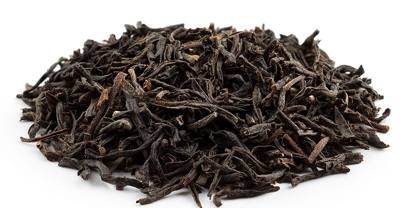
#> input picture img/wn-tea/assam.jpg, 416 x 208 px
$ python -i wn_teas_img.py   (imports and definitions only)
#> lines starting #> are read from the running program, lines starting #| are printed output that depends on the picture
#> further down, picture is the input picture: PIL image 416x208 RGB; mean R, G, B 140.9, 135.3, 132.1
"""Card images for the WellNest Teas refresh decks (R107, Oct 17 2026). Built directly on the WellNest mockups (Max 20:09 ICT):
option A = the mockup as drafted (pouch-*.jpg, or mockup-*.jpg with a side tag), option B = the same image with ONE small edit
(wash recolour, name or line re-set in the label's typewriter face, partner-name line, logo size, brushy edge, window, badge,
ingredient tag swap). Sources copied into each deck's own folder img/wn-teas-<tea>/src/; outputs img/wn-teas-<tea>/<pick>-<a|b>.jpg.
Ingredient photos: img/wn-tea/*.jpg (Wikimedia Commons, img/wn-tea/credits.json). Dried roselle: WellNest board product-roselle-dried.jpg.
Never writes under files/ or projects/."""
import os, shutil, colorsys, hashlib
import numpy as np
from PIL import Image, ImageDraw, ImageFont, ImageFilter
ROOT = os.path.dirname(os.path.dirname(os.path.abspath(__file__)))
SRC = "/workspace/wellnest/teas"
DRIED = "/workspace/scratch/op-rollout/wellnest-dashboard/product-roselle-dried.jpg"
GF = "/usr/share/fonts/truetype/sand-box/google"
CP = {"regular": f"{GF}/Courier Prime/CourierPrime-Regular.ttf", "bold": f"{GF}/Courier Prime/CourierPrime-Bold.ttf", "light": "/usr/share/fonts/opentype/urw-base35/NimbusMonoPS-Regular.otf"}
HIND = {"r": f"{GF}/Hind/Hind-Regular.ttf", "sb": f"{GF}/Hind/Hind-SemiBold.ttf"}
KHAND = f"{GF}/Khand/Khand-SemiBold.ttf"
INKC = (58, 53, 49)
# label geometry on pouch-<tea>.jpg (589x720), measured on a 25 px grid; text bands from dark-pixel rows
GEO = {"calm": dict(L=106, R=488, T=201, B=652, title=(358, 422), sub=(445, 463), t="CALM", s="herbal tea"),
       "energy": dict(L=98, R=492, T=247, B=668, title=(373, 416), sub=(438, 465), t="ENERGY", s="oolong & herbs"),
       "beauty": dict(L=115, R=475, T=184, B=620, title=(364, 399), sub=(426, 440), t="BEAUTY", s="roselle herbal tea"),
       "powerhaus": dict(L=108, R=478, T=197, B=636, title=(384, 429), sub=(453, 470), t="RECOVER", s="for PowerHaus Pilates"),
       "vanni": dict(L=101, R=483, T=184, B=628, title=(379, 410), sub=(435, 449), t="SOFT BLUE", s="for Vanni Pilates"),
       "buds": dict(L=104, R=481, T=219, B=668, title=(410, 443), sub=(465, 478), t="UNWIND", s="for The Buds Station"),
       "roselle-refresh": dict(L=127, R=460, T=191, B=628, title=(377, 405), sub=(427, 440), tag=(468, 483), t="ROSELLE", s="organic herbal tea",
                               tg="tart, bright, gently sweet", logo=(292, 208, 452, 348))}
# [1 line not run here, left out]
CROPS = {"full": (40, 160, 550, 626), "top": (127, 190, 460, 494), "title": (127, 300, 460, 604), "pouch": (0, 92, 589, 630), "low": (127, 400, 460, 704)}
MOCK_CROP = (470, 0, 1258, 720)
def font(p, s): return ImageFont.truetype(p, int(round(s)))
def arr(im): return np.asarray(im.convert("RGB")).astype(np.float32)
def img(a): return Image.fromarray(np.clip(a, 0, 255).astype(np.uint8))
# [7 lines left out: function erase, not called in this run]
def dark_extent(a, y0, y1, L, R):
    g = a[y0:y1, L + 4:R - 4].max(2); cols = np.where((g < 120).sum(0) > 0)[0]
    return L + 4 + cols.min(), L + 4 + cols.max()
def tracked(draw, x, y, text, f, fill, track):
    for ch in text:
        draw.text((x, y), ch, font=f, fill=fill); x += f.getlength(ch) + track
def tw(text, f, track): return sum(f.getlength(c) for c in text) + track * (len(text) - 1)
# [14 lines left out: function set_line, not called in this run]
def _hsv(reg):
    import matplotlib.colors as mc
    return mc.rgb_to_hsv(np.clip(reg, 0, 1))
def wash_hue(reg):
    h = _hsv(reg); m = (reg.max(2) - reg.min(2)) > 0.18
    hh = h[..., 0][m] * 2 * np.pi; return (np.degrees(np.arctan2(np.sin(hh).mean(), np.cos(hh).mean())) % 360)
WASH_HUE = {"calm": 312, "energy": 60, "beauty": 355, "powerhaus": 22, "vanni": 228, "buds": 38, "roselle-refresh": 5}
CREAM_HUE = 35
def hdist(h, ref): return np.abs(((h - ref) + 180) % 360 - 180)
# [15 lines left out: functions wash_alpha, recolour, not called in this run]
def wash_top(g): return (g.get("tag") or g["sub"])[1] + 6
# [44 lines left out: functions cream_row, height, brushy, logo, over, not called in this run]
def line(im, g, text):
    d = ImageDraw.Draw(im); f = font(CP["regular"], 15); w = tw(text, f, 0.5)
    tracked(d, (g["L"] + g["R"]) / 2 - w / 2, g["sub"][1] + 12, text, f, INKC, 0.5); return im
# [20 lines left out: functions window, weight, claims, not called in this run]
def pinkicons(im):
    a = arr(im); pts = [(80, 312), (150, 320), (62, 377), (110, 397), (172, 400)]
    yy, xx = np.mgrid[0:a.shape[0], 0:a.shape[1]]; mask = np.zeros(a.shape[:2], bool)
    for (cx, cy) in pts: mask |= (xx - cx) ** 2 + (yy - cy) ** 2 < 17 ** 2
#> mask: shape (208, 416) bool; every value is 0
    bg = np.asarray(img(a).filter(ImageFilter.GaussianBlur(6))).astype(np.float32)
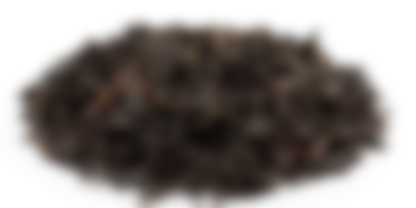
#> bg: shape (208, 416, 3) float32; mean R, G, B 141, 135.4, 132.2
    ink = (bg.mean(2) - a.mean(2) > 18) & mask
    ink = np.asarray(Image.fromarray((ink * 255).astype(np.uint8)).filter(ImageFilter.MaxFilter(3))) > 0
    a[ink] = np.array([206, 104, 122], np.float32); return img(a)
# [73 lines left out: functions tag_panel, cup_panel, render, not called in this run]

>>> from PIL import Image
>>> picture = Image.open('../img/wn-tea/assam.jpg')
>>> result = pinkicons(picture)

$ run again, on img/wn-tea/mulberry.jpg
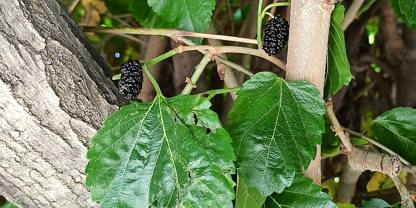
#> input picture img/wn-tea/mulberry.jpg, 416 x 208 px
#> picture is the input picture: PIL image 416x208 RGB; mean R, G, B 110.5, 127.3, 88.5
#> in pinkicons, `bg = np.asarray(img(a).filter(ImageFilter.GaussianBlur(6))).astype(np...`:
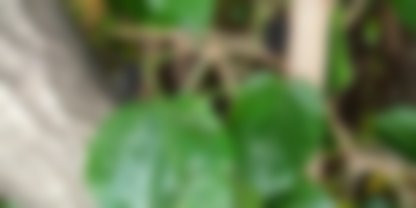
#> bg: shape (208, 416, 3) float32; mean R, G, B 110.5, 127.3, 88.5

$ run again, on img/wn-tea/oolong.jpg
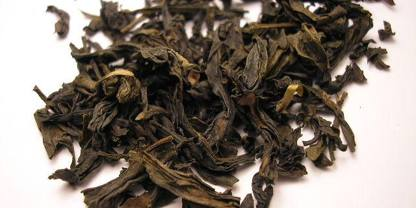
#> input picture img/wn-tea/oolong.jpg, 416 x 208 px
#> picture is the input picture: PIL image 416x208 RGB; mean R, G, B 131.7, 121.8, 112.8
#> in pinkicons, `bg = np.asarray(img(a).filter(ImageFilter.GaussianBlur(6))).astype(np...`:
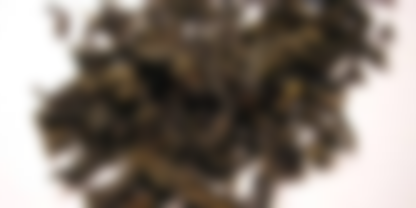
#> bg: shape (208, 416, 3) float32; mean R, G, B 131.6, 121.7, 112.8

$ run again, on img/wn-tea/pandan.jpg
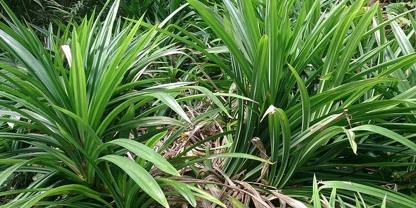
#> input picture img/wn-tea/pandan.jpg, 416 x 208 px
#> picture is the input picture: PIL image 416x208 RGB; mean R, G, B 85.9, 120.1, 66.2
#> in pinkicons, `bg = np.asarray(img(a).filter(ImageFilter.GaussianBlur(6))).astype(np...`:
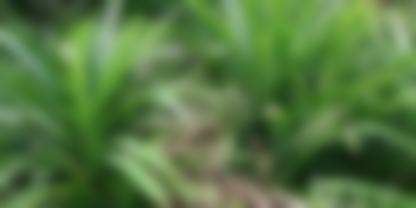
#> bg: shape (208, 416, 3) float32; mean R, G, B 85.8, 120, 66.2
